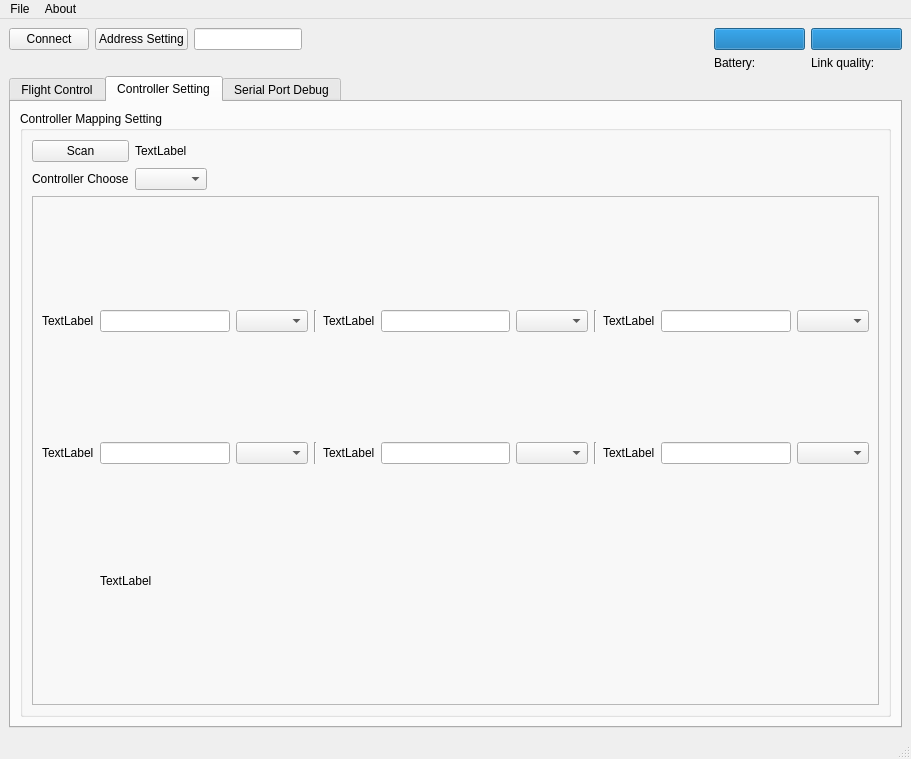
<?xml version="1.0" encoding="UTF-8"?>
<ui version="4.0">
 <class>BBUI</class>
 <widget class="QMainWindow" name="BBUI">
  <property name="enabled">
   <bool>true</bool>
  </property>
  <property name="geometry">
   <rect>
    <x>0</x>
    <y>0</y>
    <width>911</width>
    <height>759</height>
   </rect>
  </property>
  <property name="sizePolicy">
   <sizepolicy hsizetype="Fixed" vsizetype="Fixed">
    <horstretch>0</horstretch>
    <verstretch>0</verstretch>
   </sizepolicy>
  </property>
  <property name="minimumSize">
   <size>
    <width>0</width>
    <height>0</height>
   </size>
  </property>
  <property name="maximumSize">
   <size>
    <width>1400</width>
    <height>800</height>
   </size>
  </property>
  <property name="cursor">
   <cursorShape>ArrowCursor</cursorShape>
  </property>
  <property name="mouseTracking">
   <bool>false</bool>
  </property>
  <property name="windowTitle">
   <string notr="true">BBflight Clients</string>
  </property>
  <widget class="QWidget" name="centralwidget">
   <layout class="QGridLayout" name="gridLayout">
    <item row="0" column="0">
     <layout class="QVBoxLayout" name="verticalLayout_1" stretch="0">
      <item>
       <layout class="QGridLayout" name="gridLayout_1_1">
        <item row="1" column="3" colspan="2">
         <spacer name="horizontalSpacer_1">
          <property name="orientation">
           <enum>Qt::Horizontal</enum>
          </property>
          <property name="sizeHint" stdset="0">
           <size>
            <width>400</width>
            <height>20</height>
           </size>
          </property>
         </spacer>
        </item>
        <item row="1" column="0">
         <widget class="QPushButton" name="connect_button">
          <property name="text">
           <string>Connect</string>
          </property>
         </widget>
        </item>
        <item row="1" column="6">
         <widget class="QProgressBar" name="battery_progress">
          <property name="value">
           <number>100</number>
          </property>
          <property name="textVisible">
           <bool>false</bool>
          </property>
         </widget>
        </item>
        <item row="1" column="1">
         <widget class="QPushButton" name="address_setting_button">
          <property name="text">
           <string>Address Setting</string>
          </property>
         </widget>
        </item>
        <item row="1" column="8">
         <widget class="QProgressBar" name="link_quality_progress">
          <property name="sizePolicy">
           <sizepolicy hsizetype="Expanding" vsizetype="Fixed">
            <horstretch>0</horstretch>
            <verstretch>0</verstretch>
           </sizepolicy>
          </property>
          <property name="value">
           <number>100</number>
          </property>
          <property name="textVisible">
           <bool>false</bool>
          </property>
         </widget>
        </item>
        <item row="2" column="8">
         <widget class="QLabel" name="link_quality_label">
          <property name="text">
           <string>Link quality:</string>
          </property>
         </widget>
        </item>
        <item row="1" column="2">
         <widget class="QLineEdit" name="lineEdit"/>
        </item>
        <item row="2" column="6">
         <widget class="QLabel" name="battery_label">
          <property name="text">
           <string>Battery:</string>
          </property>
         </widget>
        </item>
       </layout>
      </item>
     </layout>
    </item>
    <item row="1" column="0">
     <widget class="QTabWidget" name="tabWidget">
      <property name="currentIndex">
       <number>1</number>
      </property>
      <widget class="QWidget" name="page_flight_control">
       <attribute name="title">
        <string>Flight Control</string>
       </attribute>
       <layout class="QGridLayout" name="gridLayout_3">
        <item row="2" column="0">
         <widget class="QGroupBox" name="expansion_function_groupbox">
          <property name="title">
           <string>Expansion Function</string>
          </property>
          <layout class="QGridLayout" name="gridLayout_7">
           <item row="0" column="0">
            <widget class="QLabel" name="led_mode_label">
             <property name="text">
              <string>LED mode</string>
             </property>
            </widget>
           </item>
           <item row="0" column="1">
            <widget class="QComboBox" name="led_mode_combobox"/>
           </item>
           <item row="1" column="1">
            <widget class="QCheckBox" name="expansion_function_groupbox_checkBox_2">
             <property name="enabled">
              <bool>false</bool>
             </property>
             <property name="text">
              <string>Resevered</string>
             </property>
            </widget>
           </item>
          </layout>
         </widget>
        </item>
        <item row="0" column="0">
         <widget class="QGroupBox" name="basic_control_groupbox">
          <property name="title">
           <string>Basic Control</string>
          </property>
          <layout class="QGridLayout" name="gridLayout_5">
           <item row="4" column="1">
            <widget class="QDoubleSpinBox" name="roll_trim_doubleSpinBox"/>
           </item>
           <item row="1" column="0">
            <widget class="QLabel" name="flight_mode_label">
             <property name="text">
              <string>Flight mode</string>
             </property>
            </widget>
           </item>
           <item row="1" column="1">
            <widget class="QComboBox" name="flight_mode_combobox"/>
           </item>
           <item row="7" column="0">
            <widget class="QCheckBox" name="basic_control_groupbox_checkBox_1">
             <property name="text">
              <string>Resevered</string>
             </property>
            </widget>
           </item>
           <item row="6" column="1">
            <widget class="QDoubleSpinBox" name="pitch_trim_doubleSpinBox"/>
           </item>
           <item row="3" column="1">
            <widget class="QDoubleSpinBox" name="thrus_mode_doubleSpinBox"/>
           </item>
           <item row="8" column="1">
            <widget class="QRadioButton" name="basic_control_groupbox_radioButton_3">
             <property name="text">
              <string>Resevered</string>
             </property>
            </widget>
           </item>
           <item row="8" column="0">
            <widget class="QRadioButton" name="basic_control_groupbox_radioButton_2">
             <property name="text">
              <string>Resevered</string>
             </property>
            </widget>
           </item>
           <item row="7" column="1">
            <widget class="QRadioButton" name="basic_control_groupbox_radioButton_1">
             <property name="text">
              <string>Resevered</string>
             </property>
            </widget>
           </item>
           <item row="4" column="0">
            <widget class="QLabel" name="roll_trim_label">
             <property name="text">
              <string>Roll Trim</string>
             </property>
            </widget>
           </item>
           <item row="6" column="0">
            <widget class="QLabel" name="pitch_trim_label">
             <property name="text">
              <string>Pitch Trim</string>
             </property>
            </widget>
           </item>
           <item row="3" column="0">
            <widget class="QLabel" name="thrust_mode_label">
             <property name="text">
              <string>Thrust mode</string>
             </property>
            </widget>
           </item>
          </layout>
         </widget>
        </item>
        <item row="1" column="0">
         <widget class="QGroupBox" name="adcanced_flight_control_groupBox">
          <property name="title">
           <string>Advanced Flight Control</string>
          </property>
          <layout class="QGridLayout" name="gridLayout_6">
           <item row="0" column="0">
            <widget class="QLabel" name="max_angle_rate_label">
             <property name="text">
              <string>Max angle(/rate)</string>
             </property>
            </widget>
           </item>
           <item row="1" column="0">
            <widget class="QLabel" name="max_yaw_angle_rate_label">
             <property name="text">
              <string>Max Yaw angle(/rate)</string>
             </property>
            </widget>
           </item>
           <item row="4" column="1">
            <widget class="QDoubleSpinBox" name="slewlimit_doubleSpinBox"/>
           </item>
           <item row="3" column="1">
            <widget class="QDoubleSpinBox" name="min_thrust_doubleSpinBox"/>
           </item>
           <item row="5" column="1">
            <widget class="QDoubleSpinBox" name="thrust_lowering_slewrate_doubleSpinBox"/>
           </item>
           <item row="2" column="0">
            <widget class="QLabel" name="max_thrust_label_2">
             <property name="text">
              <string>Max thrust(%)</string>
             </property>
            </widget>
           </item>
           <item row="3" column="0">
            <widget class="QLabel" name="min_thrust_label">
             <property name="text">
              <string>Min thrust(%)</string>
             </property>
            </widget>
           </item>
           <item row="4" column="0">
            <widget class="QLabel" name="slewlimit_label">
             <property name="text">
              <string>SlewLimit(%)</string>
             </property>
            </widget>
           </item>
           <item row="5" column="0">
            <widget class="QLabel" name="thrust_lowering_slewrate_label">
             <property name="text">
              <string>&lt;p style = &quot;line-height:1.0&quot;&gt;&lt;html&gt;&lt;head/&gt;&lt;body&gt;&lt;p&gt;Thrust lowering &lt;/p&gt;&lt;p&gt;slewrate(%/sec)&lt;/p&gt;&lt;/body&gt;&lt;/html&gt;</string>
             </property>
            </widget>
           </item>
           <item row="0" column="1">
            <widget class="QSpinBox" name="max_angle_doubleSpinBox"/>
           </item>
           <item row="1" column="1">
            <widget class="QSpinBox" name="max_yaw_angle_doubleSpinBox"/>
           </item>
           <item row="2" column="1">
            <widget class="QDoubleSpinBox" name="max_thrust_doubleSpinBox"/>
           </item>
          </layout>
         </widget>
        </item>
        <item row="0" column="1" rowspan="4">
         <widget class="QGroupBox" name="filght_status_groupbox">
          <property name="title">
           <string>Filght Status</string>
          </property>
          <layout class="QGridLayout" name="gridLayout_8">
           <item row="3" column="0">
            <layout class="QGridLayout" name="gridLayout_2">
             <item row="0" column="0">
              <layout class="QGridLayout" name="gridLayout_2_1">
               <item row="1" column="1">
                <widget class="QLabel" name="thrust_label">
                 <property name="text">
                  <string>Thrust</string>
                 </property>
                </widget>
               </item>
               <item row="1" column="3">
                <widget class="QLineEdit" name="thrust_actual_lineEdit"/>
               </item>
               <item row="5" column="1">
                <widget class="QLabel" name="resevered_label_1">
                 <property name="text">
                  <string>Resevered</string>
                 </property>
                </widget>
               </item>
               <item row="1" column="2">
                <widget class="QLineEdit" name="thrust_target_lineEdit"/>
               </item>
               <item row="2" column="2">
                <widget class="QLineEdit" name="pitch_target_lineEdit"/>
               </item>
               <item row="4" column="1">
                <widget class="QLabel" name="yaw_label">
                 <property name="text">
                  <string>Yaw</string>
                 </property>
                </widget>
               </item>
               <item row="5" column="2">
                <widget class="QLineEdit" name="resevered_lineEdit_1">
                 <property name="enabled">
                  <bool>false</bool>
                 </property>
                </widget>
               </item>
               <item row="3" column="1">
                <widget class="QLabel" name="roll_label">
                 <property name="text">
                  <string>Roll</string>
                 </property>
                </widget>
               </item>
               <item row="4" column="3">
                <widget class="QLineEdit" name="yaw_actual_lineEdit"/>
               </item>
               <item row="4" column="2">
                <widget class="QLineEdit" name="yaw_target_lineEdit"/>
               </item>
               <item row="3" column="3">
                <widget class="QLineEdit" name="roll_actual_lineEdit"/>
               </item>
               <item row="5" column="3">
                <widget class="QLineEdit" name="resevered_lineEdit_2">
                 <property name="enabled">
                  <bool>false</bool>
                 </property>
                </widget>
               </item>
               <item row="3" column="2">
                <widget class="QLineEdit" name="roll_target_lineEdit"/>
               </item>
               <item row="2" column="1">
                <widget class="QLabel" name="pitch_label">
                 <property name="text">
                  <string>Pitch</string>
                 </property>
                </widget>
               </item>
               <item row="2" column="3">
                <widget class="QLineEdit" name="pitch_actual_lineEdit"/>
               </item>
               <item row="0" column="2">
                <widget class="QLabel" name="target_label">
                 <property name="text">
                  <string>Target</string>
                 </property>
                </widget>
               </item>
               <item row="0" column="3">
                <widget class="QLabel" name="actual_label">
                 <property name="text">
                  <string>Actual</string>
                 </property>
                </widget>
               </item>
              </layout>
             </item>
             <item row="0" column="1">
              <layout class="QVBoxLayout" name="verticalLayout_2_2">
               <item>
                <layout class="QHBoxLayout" name="horizontalLayout_2_2_1">
                 <item>
                  <widget class="QLabel" name="Thr_label">
                   <property name="text">
                    <string>Thr</string>
                   </property>
                  </widget>
                 </item>
                 <item>
                  <widget class="QLabel" name="M1_label">
                   <property name="text">
                    <string>M1</string>
                   </property>
                  </widget>
                 </item>
                 <item>
                  <widget class="QLabel" name="M2_label">
                   <property name="text">
                    <string>M2</string>
                   </property>
                  </widget>
                 </item>
                 <item>
                  <widget class="QLabel" name="M3_label">
                   <property name="text">
                    <string>M3</string>
                   </property>
                  </widget>
                 </item>
                 <item>
                  <widget class="QLabel" name="M4_label">
                   <property name="text">
                    <string>M4</string>
                   </property>
                  </widget>
                 </item>
                </layout>
               </item>
               <item>
                <layout class="QHBoxLayout" name="horizontalLayout_2_2_2">
                 <item>
                  <widget class="QProgressBar" name="Thr_progressBar">
                   <property name="enabled">
                    <bool>true</bool>
                   </property>
                   <property name="sizePolicy">
                    <sizepolicy hsizetype="Fixed" vsizetype="Preferred">
                     <horstretch>0</horstretch>
                     <verstretch>0</verstretch>
                    </sizepolicy>
                   </property>
                   <property name="value">
                    <number>100</number>
                   </property>
                   <property name="textVisible">
                    <bool>false</bool>
                   </property>
                   <property name="orientation">
                    <enum>Qt::Vertical</enum>
                   </property>
                  </widget>
                 </item>
                 <item>
                  <widget class="QProgressBar" name="M1_progressBar">
                   <property name="value">
                    <number>50</number>
                   </property>
                   <property name="textVisible">
                    <bool>false</bool>
                   </property>
                   <property name="orientation">
                    <enum>Qt::Vertical</enum>
                   </property>
                  </widget>
                 </item>
                 <item>
                  <widget class="QProgressBar" name="M2_progressBar">
                   <property name="value">
                    <number>50</number>
                   </property>
                   <property name="textVisible">
                    <bool>false</bool>
                   </property>
                   <property name="orientation">
                    <enum>Qt::Vertical</enum>
                   </property>
                  </widget>
                 </item>
                 <item>
                  <widget class="QProgressBar" name="M3_progressBar">
                   <property name="value">
                    <number>50</number>
                   </property>
                   <property name="textVisible">
                    <bool>false</bool>
                   </property>
                   <property name="orientation">
                    <enum>Qt::Vertical</enum>
                   </property>
                  </widget>
                 </item>
                 <item>
                  <widget class="QProgressBar" name="M4_progressBar">
                   <property name="value">
                    <number>50</number>
                   </property>
                   <property name="textVisible">
                    <bool>false</bool>
                   </property>
                   <property name="orientation">
                    <enum>Qt::Vertical</enum>
                   </property>
                  </widget>
                 </item>
                </layout>
               </item>
              </layout>
             </item>
            </layout>
           </item>
           <item row="1" column="0" rowspan="2">
            <widget class="QFrame" name="flight_attitude_show">
             <property name="frameShape">
              <enum>QFrame::StyledPanel</enum>
             </property>
             <property name="frameShadow">
              <enum>QFrame::Raised</enum>
             </property>
             <layout class="QGridLayout" name="gridLayout_13">
              <item row="0" column="2">
               <spacer name="verticalSpacer_3">
                <property name="orientation">
                 <enum>Qt::Vertical</enum>
                </property>
                <property name="sizeType">
                 <enum>QSizePolicy::Preferred</enum>
                </property>
                <property name="sizeHint" stdset="0">
                 <size>
                  <width>20</width>
                  <height>405</height>
                 </size>
                </property>
               </spacer>
              </item>
              <item row="0" column="1">
               <widget class="QLabel" name="flight_angle_pic_label">
                <property name="text">
                 <string>&lt;html&gt;&lt;head/&gt;&lt;body&gt;&lt;p&gt;&lt;img src=&quot;:/mainwindow_pic/BB.bmp&quot;/&gt;&lt;/p&gt;&lt;/body&gt;&lt;/html&gt;</string>
                </property>
               </widget>
              </item>
             </layout>
            </widget>
           </item>
          </layout>
         </widget>
        </item>
        <item row="3" column="0">
         <spacer name="verticalSpacer_1">
          <property name="orientation">
           <enum>Qt::Vertical</enum>
          </property>
          <property name="sizeHint" stdset="0">
           <size>
            <width>20</width>
            <height>40</height>
           </size>
          </property>
         </spacer>
        </item>
       </layout>
      </widget>
      <widget class="QWidget" name="page_controller_setting">
       <attribute name="title">
        <string>Controller Setting</string>
       </attribute>
       <layout class="QGridLayout" name="gridLayout_4">
        <item row="0" column="0">
         <widget class="QGroupBox" name="controlle_mapping_setting_groupBox">
          <property name="title">
           <string>Controller Mapping Setting</string>
          </property>
          <layout class="QGridLayout" name="gridLayout_9">
           <item row="4" column="0" colspan="3">
            <widget class="QFrame" name="mapping_view_frame">
             <property name="frameShape">
              <enum>QFrame::StyledPanel</enum>
             </property>
             <property name="frameShadow">
              <enum>QFrame::Raised</enum>
             </property>
             <layout class="QGridLayout" name="gridLayout_10">
              <item row="0" column="8">
               <widget class="QComboBox" name="comboBox_2"/>
              </item>
              <item row="0" column="3">
               <widget class="QLineEdit" name="lineEdit_2"/>
              </item>
              <item row="0" column="6">
               <widget class="QLabel" name="label_2">
                <property name="text">
                 <string>TextLabel</string>
                </property>
               </widget>
              </item>
              <item row="0" column="2">
               <widget class="QLabel" name="label">
                <property name="text">
                 <string>TextLabel</string>
                </property>
               </widget>
              </item>
              <item row="0" column="4">
               <widget class="QComboBox" name="comboBox"/>
              </item>
              <item row="0" column="7">
               <widget class="QLineEdit" name="lineEdit_3"/>
              </item>
              <item row="0" column="9">
               <widget class="Line" name="line_2">
                <property name="orientation">
                 <enum>Qt::Vertical</enum>
                </property>
               </widget>
              </item>
              <item row="0" column="12">
               <widget class="QComboBox" name="comboBox_3"/>
              </item>
              <item row="0" column="11">
               <widget class="QLineEdit" name="lineEdit_4"/>
              </item>
              <item row="0" column="5">
               <widget class="Line" name="line">
                <property name="orientation">
                 <enum>Qt::Vertical</enum>
                </property>
               </widget>
              </item>
              <item row="0" column="10">
               <widget class="QLabel" name="label_3">
                <property name="text">
                 <string>TextLabel</string>
                </property>
               </widget>
              </item>
              <item row="1" column="2">
               <widget class="QLabel" name="label_4">
                <property name="text">
                 <string>TextLabel</string>
                </property>
               </widget>
              </item>
              <item row="1" column="3">
               <widget class="QLineEdit" name="lineEdit_5"/>
              </item>
              <item row="1" column="4">
               <widget class="QComboBox" name="comboBox_4"/>
              </item>
              <item row="1" column="5">
               <widget class="Line" name="line_3">
                <property name="orientation">
                 <enum>Qt::Vertical</enum>
                </property>
               </widget>
              </item>
              <item row="1" column="6">
               <widget class="QLabel" name="label_5">
                <property name="text">
                 <string>TextLabel</string>
                </property>
               </widget>
              </item>
              <item row="1" column="7">
               <widget class="QLineEdit" name="lineEdit_6"/>
              </item>
              <item row="1" column="8">
               <widget class="QComboBox" name="comboBox_5"/>
              </item>
              <item row="1" column="9">
               <widget class="Line" name="line_4">
                <property name="orientation">
                 <enum>Qt::Vertical</enum>
                </property>
               </widget>
              </item>
              <item row="1" column="10">
               <widget class="QLabel" name="label_6">
                <property name="text">
                 <string>TextLabel</string>
                </property>
               </widget>
              </item>
              <item row="1" column="11">
               <widget class="QLineEdit" name="lineEdit_7"/>
              </item>
              <item row="1" column="12">
               <widget class="QComboBox" name="comboBox_6"/>
              </item>
              <item row="2" column="3">
               <widget class="QLabel" name="label_7_name">
                <property name="sizePolicy">
                 <sizepolicy hsizetype="Maximum" vsizetype="Maximum">
                  <horstretch>0</horstretch>
                  <verstretch>0</verstretch>
                 </sizepolicy>
                </property>
                <property name="text">
                 <string>TextLabel</string>
                </property>
               </widget>
              </item>
             </layout>
            </widget>
           </item>
           <item row="1" column="0">
            <widget class="QPushButton" name="dev_scan_pushButton">
             <property name="text">
              <string>Scan</string>
             </property>
            </widget>
           </item>
           <item row="2" column="1">
            <widget class="QComboBox" name="dev_view_comboBox"/>
           </item>
           <item row="2" column="0">
            <widget class="QLabel" name="controller_choose_label">
             <property name="text">
              <string>Controller Choose</string>
             </property>
            </widget>
           </item>
           <item row="1" column="1">
            <widget class="QLabel" name="label_7">
             <property name="text">
              <string>TextLabel</string>
             </property>
            </widget>
           </item>
           <item row="1" column="2">
            <spacer name="horizontalSpacer_2">
             <property name="orientation">
              <enum>Qt::Horizontal</enum>
             </property>
             <property name="sizeHint" stdset="0">
              <size>
               <width>40</width>
               <height>20</height>
              </size>
             </property>
            </spacer>
           </item>
           <item row="2" column="2">
            <spacer name="horizontalSpacer_3">
             <property name="orientation">
              <enum>Qt::Horizontal</enum>
             </property>
             <property name="sizeHint" stdset="0">
              <size>
               <width>40</width>
               <height>20</height>
              </size>
             </property>
            </spacer>
           </item>
          </layout>
         </widget>
        </item>
       </layout>
      </widget>
      <widget class="QWidget" name="page_serial_port_debug">
       <attribute name="title">
        <string>Serial Port Debug</string>
       </attribute>
       <layout class="QGridLayout" name="gridLayout_11">
        <item row="0" column="1" rowspan="4" colspan="2">
         <layout class="QVBoxLayout" name="verticalLayout_page_3_3">
          <item>
           <widget class="QGroupBox" name="prot_setting_groupBox">
            <property name="title">
             <string>Port Setting</string>
            </property>
            <layout class="QGridLayout" name="gridLayout_12">
             <item row="4" column="0">
              <spacer name="verticalSpacer">
               <property name="orientation">
                <enum>Qt::Vertical</enum>
               </property>
               <property name="sizeHint" stdset="0">
                <size>
                 <width>20</width>
                 <height>40</height>
                </size>
               </property>
              </spacer>
             </item>
             <item row="1" column="0">
              <layout class="QGridLayout" name="gridLayout_page_3_3_1">
               <item row="1" column="0">
                <widget class="QLabel" name="label_baud_rate">
                 <property name="text">
                  <string>Baud Rate</string>
                 </property>
                </widget>
               </item>
               <item row="0" column="1">
                <widget class="QComboBox" name="port_comboBox"/>
               </item>
               <item row="2" column="1">
                <widget class="QComboBox" name="byte_size_comboBox"/>
               </item>
               <item row="0" column="0">
                <widget class="QLabel" name="label_port">
                 <property name="text">
                  <string>Port</string>
                 </property>
                </widget>
               </item>
               <item row="3" column="1">
                <widget class="QComboBox" name="checkout_bit_comboBox"/>
               </item>
               <item row="4" column="1">
                <widget class="QComboBox" name="stop_bits_comboBox"/>
               </item>
               <item row="1" column="1">
                <widget class="QComboBox" name="baud_rate_comboBox"/>
               </item>
               <item row="5" column="1">
                <widget class="QComboBox" name="flow_control_comboBox"/>
               </item>
               <item row="2" column="0">
                <widget class="QLabel" name="label_byte_size">
                 <property name="text">
                  <string>Byte Size</string>
                 </property>
                </widget>
               </item>
               <item row="3" column="0">
                <widget class="QLabel" name="label_checkout_bit">
                 <property name="text">
                  <string>Checkout Bit</string>
                 </property>
                </widget>
               </item>
               <item row="4" column="0">
                <widget class="QLabel" name="label_stop_bits">
                 <property name="text">
                  <string>Stop Bits</string>
                 </property>
                </widget>
               </item>
               <item row="5" column="0">
                <widget class="QLabel" name="label_flow_control">
                 <property name="text">
                  <string>Flow Control</string>
                 </property>
                </widget>
               </item>
              </layout>
             </item>
             <item row="0" column="0">
              <widget class="QPushButton" name="scan_port_pushButton">
               <property name="text">
                <string>Scan Port</string>
               </property>
              </widget>
             </item>
            </layout>
           </widget>
          </item>
          <item>
           <widget class="QGroupBox" name="recieve_setting_groupBox">
            <property name="title">
             <string>Recieve Setting</string>
            </property>
            <layout class="QGridLayout" name="gridLayout_14">
             <item row="0" column="0">
              <layout class="QHBoxLayout" name="horizontalLayout_page_3_3_2">
               <item>
                <widget class="QRadioButton" name="radioButton_recieve_ascii">
                 <property name="text">
                  <string>ASCII</string>
                 </property>
                 <property name="checked">
                  <bool>true</bool>
                 </property>
                 <property name="autoRepeat">
                  <bool>false</bool>
                 </property>
                </widget>
               </item>
               <item>
                <widget class="QRadioButton" name="radioButton_recieve_hex">
                 <property name="text">
                  <string>Hex</string>
                 </property>
                </widget>
               </item>
              </layout>
             </item>
             <item row="1" column="0">
              <layout class="QVBoxLayout" name="verticalLayout_page_3_3_3">
               <item>
                <widget class="QCheckBox" name="checkBox_auto_line_feed">
                 <property name="text">
                  <string>Auto Line Feed</string>
                 </property>
                </widget>
               </item>
               <item>
                <widget class="QCheckBox" name="checkBox_show_recieve_data">
                 <property name="text">
                  <string>Show What We Send</string>
                 </property>
                </widget>
               </item>
               <item>
                <widget class="QCheckBox" name="checkBox_show_the_time">
                 <property name="text">
                  <string>Show The Time</string>
                 </property>
                </widget>
               </item>
               <item>
                <spacer name="verticalSpacer_4">
                 <property name="orientation">
                  <enum>Qt::Vertical</enum>
                 </property>
                 <property name="sizeHint" stdset="0">
                  <size>
                   <width>20</width>
                   <height>40</height>
                  </size>
                 </property>
                </spacer>
               </item>
              </layout>
             </item>
            </layout>
           </widget>
          </item>
          <item>
           <widget class="QGroupBox" name="send_setting_groupBox">
            <property name="title">
             <string>Send Setting</string>
            </property>
            <layout class="QGridLayout" name="gridLayout_15">
             <item row="1" column="1">
              <widget class="QSpinBox" name="spinBox_repeat_par"/>
             </item>
             <item row="1" column="0">
              <widget class="QCheckBox" name="checkBox_repeat_send">
               <property name="text">
                <string>Repeat</string>
               </property>
              </widget>
             </item>
             <item row="0" column="0">
              <widget class="QRadioButton" name="radioButton_send_ascii">
               <property name="text">
                <string>ASCII</string>
               </property>
              </widget>
             </item>
             <item row="0" column="1">
              <widget class="QRadioButton" name="radioButton_send_hex">
               <property name="text">
                <string>Hex</string>
               </property>
              </widget>
             </item>
             <item row="1" column="2">
              <widget class="QLabel" name="label_unit_ms">
               <property name="text">
                <string>ms</string>
               </property>
              </widget>
             </item>
            </layout>
           </widget>
          </item>
         </layout>
        </item>
        <item row="0" column="4" rowspan="4">
         <layout class="QGridLayout" name="gridLayout_page_3_1">
          <item row="0" column="0">
           <widget class="QTextBrowser" name="text_recieve_textBrowser">
            <property name="sizePolicy">
             <sizepolicy hsizetype="Preferred" vsizetype="Expanding">
              <horstretch>0</horstretch>
              <verstretch>0</verstretch>
             </sizepolicy>
            </property>
            <property name="maximumSize">
             <size>
              <width>16777215</width>
              <height>16777215</height>
             </size>
            </property>
            <property name="lineWrapMode">
             <enum>QTextEdit::WidgetWidth</enum>
            </property>
           </widget>
          </item>
          <item row="1" column="0">
           <layout class="QVBoxLayout" name="verticalLayout_page_3_2">
            <property name="spacing">
             <number>6</number>
            </property>
            <property name="topMargin">
             <number>6</number>
            </property>
            <property name="bottomMargin">
             <number>0</number>
            </property>
            <item>
             <layout class="QHBoxLayout" name="horizontalLayout_page_3_2_1">
              <property name="sizeConstraint">
               <enum>QLayout::SetDefaultConstraint</enum>
              </property>
              <item>
               <widget class="QTextEdit" name="text_send_textEdit"/>
              </item>
              <item>
               <widget class="QPushButton" name="text_send_pushButton">
                <property name="text">
                 <string>Send</string>
                </property>
               </widget>
              </item>
             </layout>
            </item>
            <item>
             <layout class="QHBoxLayout" name="horizontalLayout_page_3_2_2">
              <item>
               <spacer name="horizontalSpacer">
                <property name="orientation">
                 <enum>Qt::Horizontal</enum>
                </property>
                <property name="sizeHint" stdset="0">
                 <size>
                  <width>40</width>
                  <height>20</height>
                 </size>
                </property>
               </spacer>
              </item>
              <item>
               <widget class="QPushButton" name="start_pushButton">
                <property name="text">
                 <string>Start</string>
                </property>
               </widget>
              </item>
              <item>
               <widget class="QPushButton" name="pause_pushButton">
                <property name="text">
                 <string>Pause</string>
                </property>
               </widget>
              </item>
              <item>
               <widget class="QPushButton" name="stop_pushButton">
                <property name="text">
                 <string>Stop</string>
                </property>
               </widget>
              </item>
              <item>
               <widget class="QPushButton" name="clean_pushButton">
                <property name="text">
                 <string>Clean</string>
                </property>
               </widget>
              </item>
              <item>
               <widget class="QPushButton" name="save_log_pushButton">
                <property name="text">
                 <string>Save Log</string>
                </property>
               </widget>
              </item>
             </layout>
            </item>
           </layout>
          </item>
         </layout>
        </item>
       </layout>
      </widget>
     </widget>
    </item>
   </layout>
  </widget>
  <widget class="QMenuBar" name="menubar">
   <property name="geometry">
    <rect>
     <x>0</x>
     <y>0</y>
     <width>911</width>
     <height>17</height>
    </rect>
   </property>
   <widget class="QMenu" name="menuFile">
    <property name="title">
     <string>File</string>
    </property>
    <addaction name="actionLoading_Setting_File"/>
    <addaction name="actionSaving_Setting_File"/>
    <addaction name="separator"/>
    <addaction name="actionExit"/>
   </widget>
   <widget class="QMenu" name="menuAbout">
    <property name="title">
     <string>About</string>
    </property>
    <addaction name="actionBBfilght"/>
   </widget>
   <addaction name="menuFile"/>
   <addaction name="menuAbout"/>
  </widget>
  <widget class="QStatusBar" name="statusbar"/>
  <action name="actionLoading_Setting_File">
   <property name="text">
    <string>Loading Setting File</string>
   </property>
  </action>
  <action name="actionSaving_Setting_File">
   <property name="text">
    <string>Saving Setting File</string>
   </property>
  </action>
  <action name="actionExit">
   <property name="text">
    <string>Exit</string>
   </property>
  </action>
  <action name="actionBBfilght">
   <property name="text">
    <string>BBfilght</string>
   </property>
  </action>
 </widget>
 <resources>
  <include location="src/ui.qrc"/>
 </resources>
 <connections/>
</ui>
